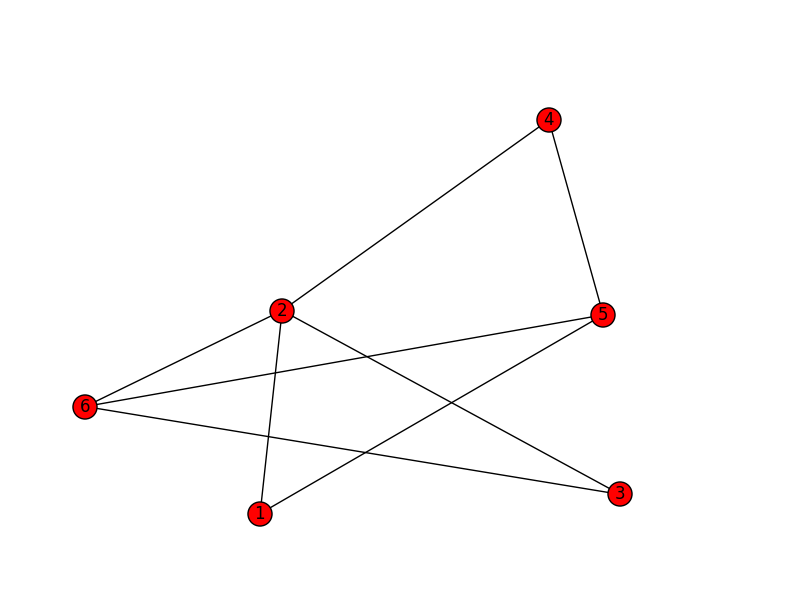

Reproduce this figure in Python.
#!/usr/bin/python
from __future__ import print_function
import networkx as nx
import matplotlib.pyplot as plt

from init_test import initializeTestGraph, initializeTestGraph2
from calculate_r import calculateR
from rewire import rewire

def main():
	G = initializeTestGraph()
	nx.draw(G, with_labels=True)
	plt.savefig('foo.png')
	plt.close()
	print("initial R:", calculateR(G))

	swapped_pairs = rewire(G)
	print("swapped", swapped_pairs)

	nx.draw(G, with_labels=True)
	plt.savefig('bar.png')
	plt.close()
	print("swapped R:", calculateR(G))

if __name__ == '__main__':
	main()
